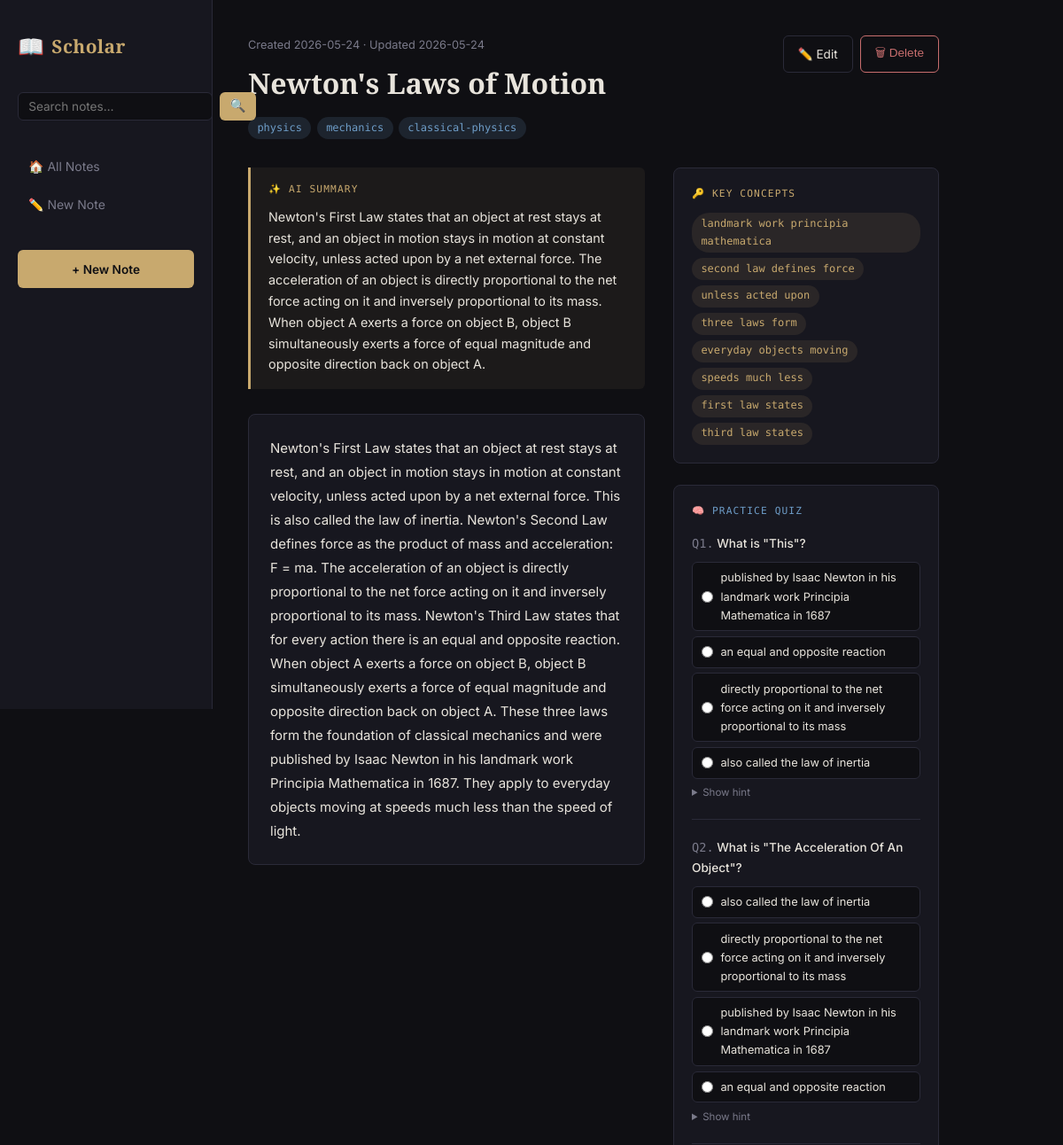
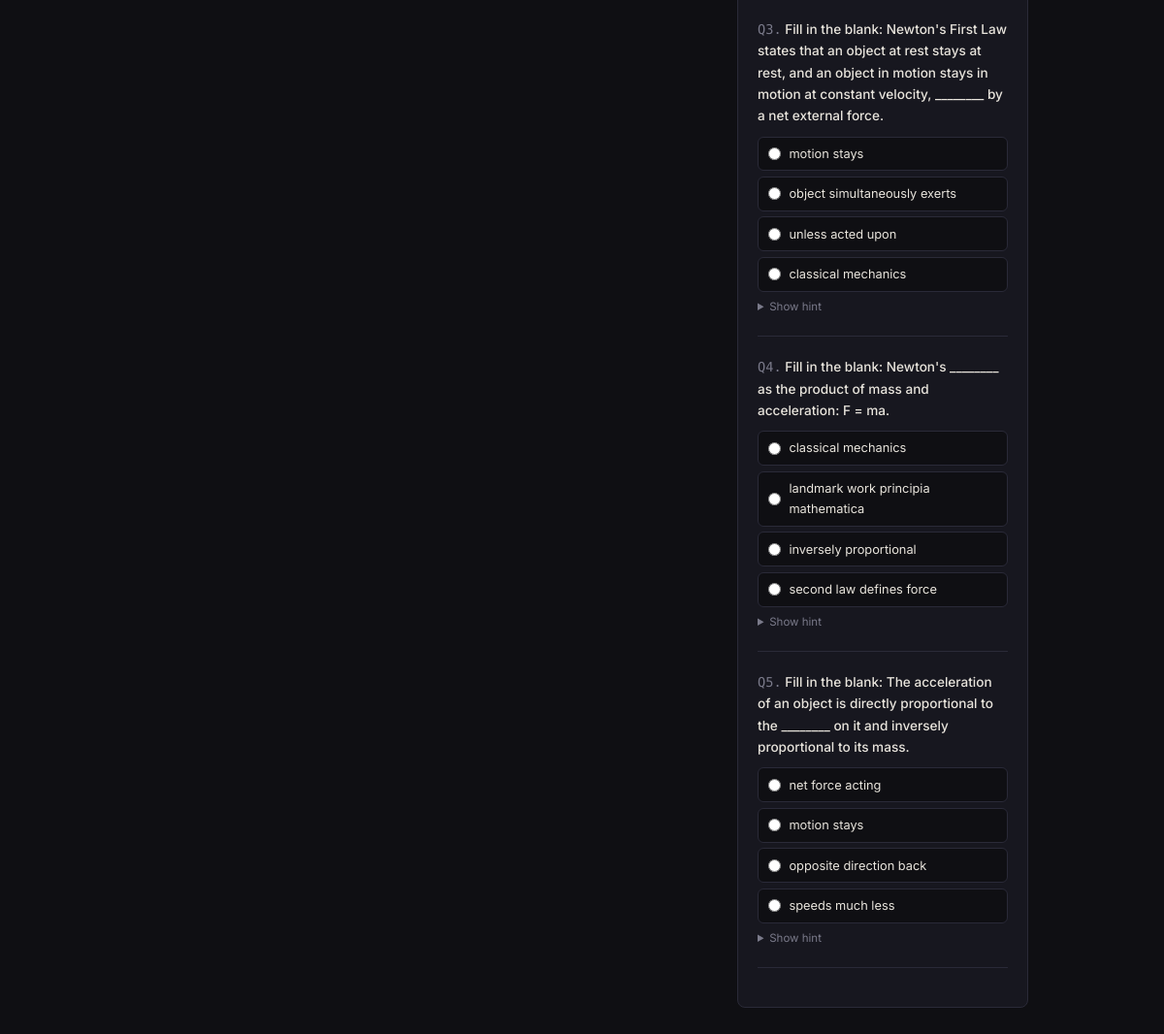
The app's page /note/2 with its own data (2 pictures, top to bottom).
### tables this page shows
CREATE TABLE notes (
                id          INTEGER PRIMARY KEY AUTOINCREMENT,
                title       TEXT    NOT NULL,
                content     TEXT    NOT NULL,
                summary     TEXT    DEFAULT '',
                keywords    TEXT    DEFAULT '[]',
                tags        TEXT    DEFAULT '',
                quiz        TEXT    DEFAULT '[]',
                created_at  TEXT    NOT NULL,
                updated_at  TEXT    NOT NULL
            );

### app.py (the view)
@app.route('/note/<int:note_id>')
def view_note(note_id):
    note = db.get_note(note_id)
    if not note:
        flash('Note not found.', 'error')
        return redirect(url_for('index'))
    return render_template('note.html', note=note)

### database.py (called while the page is built)
def _get_conn() -> sqlite3.Connection:
    conn = sqlite3.connect(DB_PATH)
    conn.row_factory = sqlite3.Row
    return conn

def _row_to_dict(row):
    d = dict(row)
    d['keywords'] = json.loads(d.get('keywords') or '[]')
    d['quiz']     = json.loads(d.get('quiz')     or '[]')
    return d

def get_note(note_id: int):
    with _get_conn() as conn:
        row = conn.execute('SELECT * FROM notes WHERE id = ?', (note_id,)).fetchone()
    return _row_to_dict(row) if row else None

### templates/note.html (shortened to what this page needs)
{% extends "base.html" %}
{% block extra_head %}
<link rel="stylesheet" href="https://cdnjs.cloudflare.com/ajax/libs/KaTeX/0.16.9/katex.min.css">
{% endblock %}
{% block content %}
<div style="display:flex; justify-content:space-between; align-items:start; gap:1rem; margin-bottom:2rem;">
  <div>
    <p style="color:var(--muted); font-size:.8rem; margin-bottom:.4rem;">
      Created {{ note.created_at[:10] }} · Updated {{ note.updated_at[:10] }}
    </p>
    <h1 style="font-family:var(--font-serif); font-size:2rem; font-weight:700;">{{ note.title }}</h1>
    {% if note.tags %}
    <div style="margin-top:.75rem; display:flex; flex-wrap:wrap; gap:.4rem;">
      {% for tag in note.tags.split(',') %}
        {% if tag.strip() %}
          <span class="tag">{{ tag.strip() }}</span>
        {% endif %}
      {% endfor %}
    </div>
    {% endif %}
  </div>
  <div style="display:flex; gap:.5rem; flex-shrink:0;">
    <a href="/edit/{{ note.id }}" class="btn">✏️ Edit</a>
    <form method="POST" action="/delete/{{ note.id }}" onsubmit="return confirm('Delete this note?')">
      <button type="submit" class="btn btn-danger">🗑 Delete</button>
    </form>
  </div>
</div>
<div style="display:grid; grid-template-columns:1fr 300px; gap:2rem; align-items:start;">
  <div>
    {% if note.summary %}
    <div style="background:rgba(200,169,110,.07); border-left:3px solid var(--accent); padding:1rem 1.25rem; border-radius:0 var(--radius) var(--radius) 0; margin-bottom:1.75rem;">
      <p style="font-size:.7rem; font-family:var(--font-mono); color:var(--accent); margin-bottom:.6rem; text-transform:uppercase; letter-spacing:.1em;">✨ AI Summary</p>
      <div id="summary-content" class="md-content" style="font-size:.9rem; color:var(--text);">{{ note.summary }}</div>
    </div>
    {% endif %}
    <div id="note-content" class="md-content" style="
      background: var(--surface);
      border: 1px solid var(--border);
      border-radius: 8px;
      padding: 1.5rem;
      line-height: 1.8;
      font-size: .9375rem;
    ">{{ note.content }}</div>
  </div>
  <div style="display:flex; flex-direction:column; gap:1.5rem;">
    {% if note.keywords %}
    <div style="background:var(--surface); border:1px solid var(--border); border-radius:8px; padding:1.25rem;">
      <p style="font-size:.7rem; font-family:var(--font-mono); color:var(--accent); margin-bottom:.75rem; text-transform:uppercase; letter-spacing:.1em;">🔑 Key Concepts</p>
      <div style="display:flex; flex-wrap:wrap; gap:.4rem;">
        {% for kw in note.keywords %}
          <span class="kw-tag">{{ kw }}</span>
        {% endfor %}
      </div>
    </div>
    {% endif %}
    {% if note.quiz %}
    <div style="background:var(--surface); border:1px solid var(--border); border-radius:8px; padding:1.25rem;">
      <p style="font-size:.7rem; font-family:var(--font-mono); color:var(--accent2); margin-bottom:1rem; text-transform:uppercase; letter-spacing:.1em;">🧠 Practice Quiz</p>
      {% for q in note.quiz %}
      <div style="margin-bottom:1.25rem; padding-bottom:1.25rem; border-bottom:1px solid var(--border);" id="q{{ loop.index }}">
        <p class="md-content" style="font-size:.85rem; font-weight:500; margin-bottom:.6rem;">
          <span style="color:var(--muted); font-family:var(--font-mono);">Q{{ loop.index }}.</span>
          {{ q.question }}
        </p>
        {% if q.type == 'mcq' %}
          <div style="display:flex; flex-direction:column; gap:.35rem;">
            {% for opt in q.options %}
            <label style="
              display:flex; align-items:center; gap:.5rem;
              background:var(--bg); border:1px solid var(--border);
              border-radius:var(--radius); padding:.4rem .65rem;
              font-size:.8rem; cursor:pointer;
              transition:border-color .15s;
            " onmouseover="this.style.borderColor='var(--accent2)'"
               onmouseout="this.style.borderColor='var(--border)'">
              <input type="radio" name="q{{ loop.index }}_outer" value="{{ opt }}"
                     onchange="checkAnswer(this, {{ q.answer | tojson }}, 'q{{ loop.index }}')"
                     style="accent-color:var(--accent2);">
              <span class="md-content">{{ opt }}</span>
            </label>
            {% endfor %}
          </div>
        {% endif %}
        <details style="margin-top:.4rem;">
          <summary style="font-size:.72rem; color:var(--muted); cursor:pointer;">Show hint</summary>
        </details>
      </div>
      {% endfor %}
    </div>
    {% endif %}
  </div>
</div>
{% endblock %}

### templates/base.html (style rules this page uses)
*, *::before, *::after { box-sizing: border-box; margin: 0; padding: 0; }
:root { --bg: #0f0f13; --surface: #17171f; --border: #2a2a38; --accent: #c8a96e; --accent2: #6e9dc8; --danger: #c86e6e; --success: #6ec88a; --text: #e8e4dc; --muted: #7a7a8a; --font-serif: 'Playfair Display', Georgia, serif; --font-sans: 'Inter', system-ui, sans-serif; --font-mono: 'Source Code Pro', monospace; --radius: 6px; --shadow: 0 4px 24px rgba(0,0,0,.5); }
body { background: var(--bg); color: var(--text); font-family: var(--font-sans); font-size: 15px; line-height: 1.65; min-height: 100vh; }
.btn { display: inline-flex; align-items: center; gap: .4rem; padding: .5rem 1rem; border-radius: var(--radius); border: 1px solid var(--border); background: transparent; color: var(--text); font-size: .85rem; cursor: pointer; text-decoration: none; transition: border-color .15s, background .15s; }
.btn-danger { border-color: var(--danger); color: var(--danger); }
.tag { display: inline-block; background: rgba(110,157,200,.15); color: var(--accent2); border-radius: 20px; padding: .15rem .65rem; font-size: .75rem; font-family: var(--font-mono); }
.kw-tag { display: inline-block; background: rgba(200,169,110,.1); color: var(--accent); border-radius: 20px; padding: .15rem .65rem; font-size: .75rem; font-family: var(--font-mono); }

### records on screen
notes: created_at "2026-05-24", updated_at "2026-05-24", title "Newton's Laws of Motion", summary "Newton's First Law states that an object at rest stays at rest, and an object in motion stays in motion at constant velocity, unless acted upon by a net external force. The acceleration of an object is directly proportional to the net force acting on it and inversely proportional to its mass. When object A exerts a force on object B, object B simultaneously exerts a force of equal magnitude and opposite direction back on object A.", content "Newton's First Law states that an object at rest stays at rest, and an object in motion stays in motion at constant velocity, unless acted upon by a net external force. This is also called the law of inertia. Newton's Second Law defines force as the product of mass and acceleration: F = ma. The acceleration of an object is directly proportional to the net force acting on it and inversely proportional to its mass. Newton's Third Law states that for every action there is an equal and opposite reaction. When object A exerts a force on object B, object B simultaneously exerts a force of equal magnitude and opposite direction back on object A. These three laws form the foundation of classical…"

### other values on screen
{{ tag.strip() }} "physics" "mechanics" "classical-physics"
{{ kw }} "landmark work principia mathematica" "second law defines force" "unless acted upon" "three laws form" "everyday objects moving" "speeds much less" "first law states" "third law states"
{{ q.question }} "What is \"This\"?" "What is \"The Acceleration Of An Object\"?" "Fill in the blank: Newton's First Law states that an object at rest stays at rest, and an object in motion stays in motion at constant velocity, ________ by a net external force." "Fill in the blank: Newton's ________ as the product of mass and acceleration: F = ma." "Fill in the blank: The acceleration of an object is directly proportional to the ________ on it and inversely proportional to its mass."
{{ opt }} "published by Isaac Newton in his landmark work Principia Mathematica in 1687" "an equal and opposite reaction" "directly proportional to the net force acting on it and inversely proportional to its mass" "also called the law of inertia" "also called the law of inertia" "directly proportional to the net force acting on it and inversely proportional to its mass" "published by Isaac Newton in his landmark work Principia Mathematica in 1687" "an equal and opposite reaction" "motion stays" "object simultaneously exerts" "unless acted upon" "classical mechanics" "classical mechanics" "landmark work principia mathematica" "inversely proportional" "second law defines force" "net force acting" "motion stays" "opposite direction back" "speeds much less"
